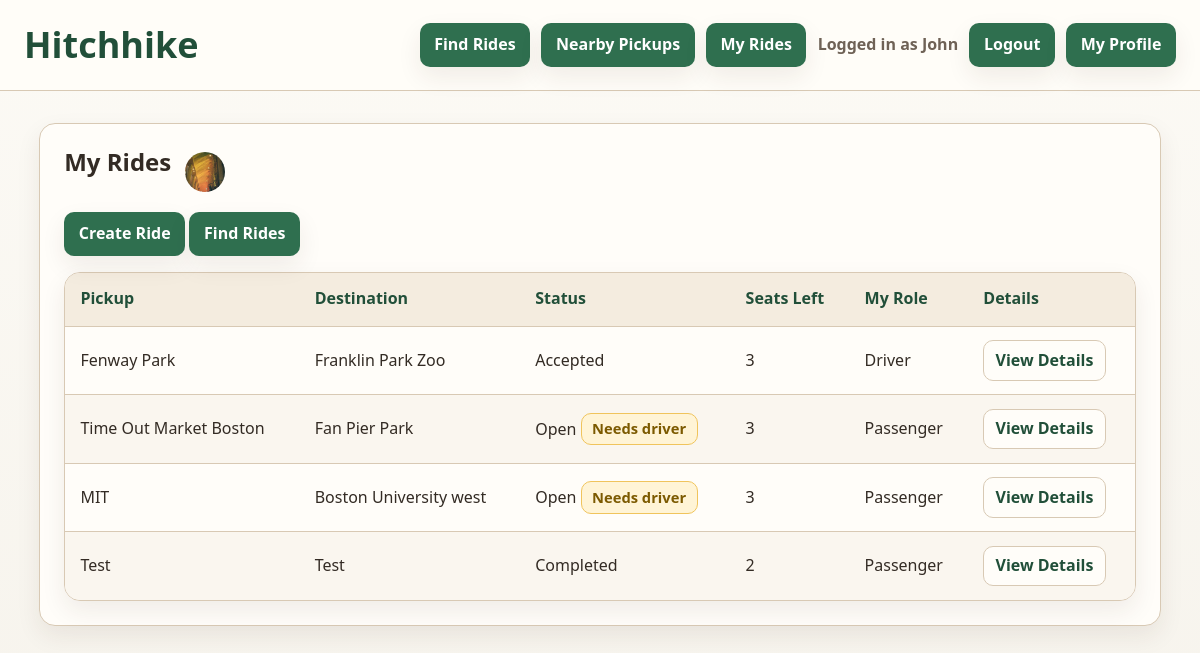
The app's page /campus_pickup/rides/my/ (signed in) with its own data.
### campus_pickup/models.py (models this page shows, shortened)
class Profile(models.Model):
    user = models.ForeignKey(User, on_delete=models.CASCADE)
    display_name = models.TextField(blank=False)
    bio_text = models.TextField(blank=True)
    profile_image_url = models.ImageField(
        "profile image",
        upload_to="campus_pickup/profile_images/",
        blank=True,
    )
    join_date = models.DateTimeField(auto_now_add=True)

class Ride(models.Model):
    STATUS_CHOICES = [
        ("open", "Open"),
        ("accepted", "Accepted"),
        ("full", "Full"),
        ("completed", "Completed"),
        ("cancelled", "Cancelled"),
    ]
    creator = models.ForeignKey(
        Profile,
        on_delete=models.CASCADE,
        related_name="created_rides"
    )
    driver = models.ForeignKey(
        Profile,
        on_delete=models.SET_NULL,
        null=True,
        blank=True,
        related_name="driving_rides"
    )
    pickup_location = models.TextField(blank=False)
    destination = models.TextField(blank=False)
    pickup_latitude = models.FloatField(null=True, blank=True)
    pickup_longitude = models.FloatField(null=True, blank=True)
    destination_latitude = models.FloatField(null=True, blank=True)
    destination_longitude = models.FloatField(null=True, blank=True)
    status = models.CharField(
        max_length=20,
        choices=STATUS_CHOICES,
        default="open"
    )
    seat_capacity = models.IntegerField(default=4)
    created_at = models.DateTimeField(auto_now_add=True)
    def seats_taken(self):
        passenger_ids = set(
            RideParticipant.objects.filter(ride=self).values_list("passenger_id", flat=True)
        )
        occupied = len(passenger_ids)
        if self.driver and self.driver_id not in passenger_ids:
            occupied += 1
        return occupied
    def seats_remaining(self):
        return max(self.seat_capacity - self.seats_taken(), 0)

### campus_pickup/views.py (the view)
# urls.py: path("rides/my/", views.MyRideListView.as_view(), name="my_rides"),
class MyRideListView(ProfileRequiredMixin, ListView):
    model = Ride
    template_name = "campus_pickup/my_ride_list.html"
    context_object_name = "rides"
    def get_queryset(self):
        return self.get_my_ride_queryset().select_related("creator", "driver").order_by(
            "-created_at"
        )
    def get_context_data(self, **kwargs):
        context = super().get_context_data(**kwargs)
        my_profile = self.get_my_profile()
        context["my_profile"] = my_profile
        context["my_passenger_ride_ids"] = list(
            RideParticipant.objects.filter(passenger=my_profile).values_list("ride_id", flat=True)
        )
        return context

### campus_pickup/views.py (called while the page is built)
    def get_my_profile(self):
        return get_object_or_404(Profile, user=self.request.user)

    def get_my_ride_queryset(self):
        profile = self.get_my_profile()
        return Ride.objects.filter(
            Q(creator=profile) | Q(driver=profile) | Q(rideparticipant__passenger=profile)
        ).distinct()

### campus_pickup/templates/campus_pickup/my_ride_list.html
{% extends "campus_pickup/base.html" %}
{% block content %}
<section class="panel">
    <div class="page-title">
        <h2>My Rides</h2>
        {% if my_profile.profile_image_url %}
        <img
            class="profile-avatar title-avatar"
            src="{{ my_profile.profile_image_url.url }}"
            alt="{{ my_profile.display_name }}"
        >
        {% endif %}
    </div>
    <p>
        <a class="button-link" href="{% url 'campus_pickup:ride_create' %}">Create Ride</a>
        <a class="button-link" href="{% url 'campus_pickup:ride_list' %}">Find Rides</a>
    </p>
    <table>
        <thead>
            <tr>
                <th>Pickup</th>
                <th>Destination</th>
                <th>Status</th>
                <th>Seats Left</th>
                <th>My Role</th>
                <th>Details</th>
            </tr>
        </thead>
        <tbody>
            {% for r in rides %}
            <tr>
                <td>{{ r.pickup_location }}</td>
                <td>{{ r.destination }}</td>
                <td>
                    {{ r.get_status_display }}
                    {% if not r.driver %}
                    <span class="need-driver">Needs driver</span>
                    {% endif %}
                </td>
                <td>{{ r.seats_remaining }}</td>
                <td>
                    {% if r.driver == my_profile %}Driver{% elif r.id in my_passenger_ride_ids %}Passenger{% else %}-{% endif %}
                </td>
                <td><a class="detail-link" href="{% url 'campus_pickup:ride_detail' r.pk %}">View Details</a></td>
            </tr>
            {% empty %}
            <tr>
                <td colspan="7">You have not created, joined, or driven any rides yet.</td>
            </tr>
            {% endfor %}
        </tbody>
    </table>
</section>
{% endblock %}

### campus_pickup/templates/campus_pickup/base.html (shortened to what this page needs)
{% load static %}
<!DOCTYPE html>
<html lang="en">
<head>
    <link rel="stylesheet" href="{% static 'styles/campus_pickup.css' %}">
</head>
<body>
    <header>
        <h1>Hitchhike</h1>
        <nav>
            {% if user.is_authenticated %}
            <a href="{% url 'campus_pickup:accepted_ride_list' %}">Find Rides</a>
            <a href="{% url 'campus_pickup:nearby_rides' %}">Nearby Pickups</a>
            <a href="{% url 'campus_pickup:my_rides' %}">My Rides</a>
            <span class="nav-status">Logged in as {{ user.username }}</span>
            <form method="post" action="{% url 'campus_pickup:logout' %}" class="nav-form">
                <button type="submit">Logout</button>
            </form>
            <a href="{% url 'campus_pickup:my_profile' %}">My Profile</a>
            {% else %}
            <a href="{% url 'campus_pickup:login' %}">Login</a>
            <a href="{% url 'campus_pickup:profile_create' %}">Create Account</a>
            {% endif %}
        </nav>
    </header>
    <main>
        {% block content %}
        {% endblock %}
    </main>
</body>
</html>

### static/styles/campus_pickup.css (style rules this page uses)
:root { --bg: #f6f3ec; --surface: #fffdf9; --surface-soft: #f4ecdf; --border: #d8c9b4; --text: #332b24; --text-soft: #6f6256; --primary: #2f6f4f; --primary-dark: #214f39; --accent: #d98f3d; --danger: #c94f5d; --warning-bg: #fff4d6; --warning-border: #f0c45c; --shadow: 0 10px 24px rgba(58, 43, 26, 0.08); --radius: 16px; --radius-sm: 10px; }
*, *::before, *::after { box-sizing: border-box; }
body { margin: 0; min-height: 100vh; background: linear-gradient(180deg, #fcfaf5 0%, var(--bg) 100%); color: var(--text); font-family: "Segoe UI", "Trebuchet MS", sans-serif; line-height: 1.6; }
a { color: var(--primary); text-decoration: none; }
header { position: sticky; top: 0; z-index: 10; display: flex; justify-content: space-between; align-items: center; gap: 1rem; padding: 1rem 1.5rem; background: rgba(255, 253, 249, 0.95); border-bottom: 1px solid var(--border); }
header h1 { margin: 0; color: var(--primary-dark); font-size: clamp(1.8rem, 3vw, 2.3rem); }
nav { display: flex; flex-wrap: wrap; align-items: center; justify-content: flex-end; gap: 0.7rem; }
nav a, .button-link, button { display: inline-flex; align-items: center; justify-content: center; min-height: 36px; padding: 0.5rem 0.85rem; border: 1px solid transparent; border-radius: var(--radius-sm); background: var(--primary); color: #ffffff; font: inherit; font-weight: 700; cursor: pointer; box-shadow: var(--shadow); transition: background 0.15s ease, transform 0.15s ease; }
.detail-link { display: inline-flex; align-items: center; justify-content: center; padding: 0.4rem 0.7rem; border: 1px solid var(--border); border-radius: var(--radius-sm); background: var(--surface); color: var(--primary-dark); font-weight: 700; white-space: nowrap; }
.nav-form { margin: 0; }
.nav-status, .help-text { color: var(--text-soft); }
.nav-status { font-weight: 600; }
main { max-width: 1160px; margin: 0 auto; padding: 2rem 1.2rem 3rem; }
.panel, .filters, .location-fields, table { background: var(--surface); border: 1px solid var(--border); border-radius: var(--radius); box-shadow: var(--shadow); }
.panel { margin-bottom: 1.4rem; padding: 1.5rem; }
.panel h2, .panel h3 { margin-top: 0; line-height: 1.2; }
.page-title { display: flex; align-items: center; gap: 0.85rem; }
.profile-avatar { width: 72px; height: 72px; border-radius: 50%; object-fit: cover; }
.page-title .title-avatar { width: 40px; height: 40px; }
table { width: 100%; border-collapse: separate; border-spacing: 0; overflow: hidden; }
th, td { padding: 0.85rem 0.95rem; text-align: left; border-bottom: 1px solid var(--border); }
th { background: var(--surface-soft); color: var(--primary-dark); }
tr:last-child td { border-bottom: 0; }
tr:nth-child(even) td { background: #faf6ef; }
.need-driver { display: inline-block; padding: 0.22rem 0.65rem; border: 1px solid var(--warning-border); border-radius: var(--radius-sm); background: var(--warning-bg); color: #7c5a00; font-size: 0.92rem; font-weight: 700; }

### records on screen
Profile: profile_image_url (picture)
Ride: pickup_location "Fenway Park", destination "Franklin Park Zoo", status "Accepted", seats_remaining "3", shows "Driver"
Ride: pickup_location "Time Out Market Boston", destination "Fan Pier Park", status "Open", shows "Needs driver", seats_remaining "3", shows "Passenger"
Ride: pickup_location "MIT", destination "Boston University west", status "Open", shows "Needs driver", seats_remaining "3", shows "Passenger"
Ride: pickup_location "Test", destination "Test", status "Completed", seats_remaining "2", shows "Passenger"

### other values on screen
{{ user.username }} "John"
